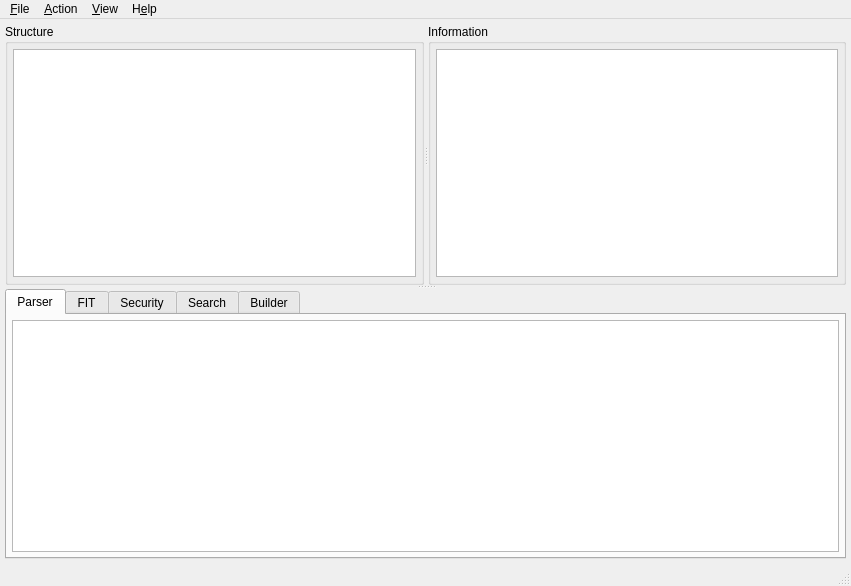
<?xml version="1.0" encoding="UTF-8"?>
<ui version="4.0">
 <class>UEFITool</class>
 <widget class="QMainWindow" name="UEFITool">
  <property name="geometry">
   <rect>
    <x>0</x>
    <y>0</y>
    <width>851</width>
    <height>586</height>
   </rect>
  </property>
  <property name="sizePolicy">
   <sizepolicy hsizetype="Expanding" vsizetype="Expanding">
    <horstretch>0</horstretch>
    <verstretch>0</verstretch>
   </sizepolicy>
  </property>
  <property name="acceptDrops">
   <bool>true</bool>
  </property>
  <property name="windowTitle">
   <string>UEFITool</string>
  </property>
  <widget class="QWidget" name="centralWidget">
   <property name="sizePolicy">
    <sizepolicy hsizetype="Expanding" vsizetype="Expanding">
     <horstretch>0</horstretch>
     <verstretch>0</verstretch>
    </sizepolicy>
   </property>
   <layout class="QHBoxLayout" name="horizontalLayout_1">
    <property name="spacing">
     <number>0</number>
    </property>
    <property name="leftMargin">
     <number>5</number>
    </property>
    <property name="topMargin">
     <number>5</number>
    </property>
    <property name="rightMargin">
     <number>5</number>
    </property>
    <property name="bottomMargin">
     <number>5</number>
    </property>
    <item>
     <widget class="QSplitter" name="messagesSplitter">
      <property name="orientation">
       <enum>Qt::Vertical</enum>
      </property>
      <widget class="QSplitter" name="infoSplitter">
       <property name="orientation">
        <enum>Qt::Horizontal</enum>
       </property>
       <widget class="QGroupBox" name="structureGroupBox">
        <property name="title">
         <string>Structure</string>
        </property>
        <layout class="QHBoxLayout" name="horizontalLayout_2">
         <property name="spacing">
          <number>0</number>
         </property>
         <property name="leftMargin">
          <number>5</number>
         </property>
         <property name="topMargin">
          <number>5</number>
         </property>
         <property name="rightMargin">
          <number>5</number>
         </property>
         <property name="bottomMargin">
          <number>5</number>
         </property>
         <item>
          <widget class="QTreeView" name="structureTreeView">
           <property name="sizePolicy">
            <sizepolicy hsizetype="Expanding" vsizetype="Expanding">
             <horstretch>0</horstretch>
             <verstretch>0</verstretch>
            </sizepolicy>
           </property>
           <property name="indentation">
            <number>10</number>
           </property>
           <property name="headerHidden">
            <bool>false</bool>
           </property>
           <attribute name="headerCascadingSectionResizes">
            <bool>true</bool>
           </attribute>
           <attribute name="headerDefaultSectionSize">
            <number>200</number>
           </attribute>
           <attribute name="headerStretchLastSection">
            <bool>true</bool>
           </attribute>
          </widget>
         </item>
        </layout>
       </widget>
       <widget class="QGroupBox" name="infoGroupBox">
        <property name="title">
         <string>Information</string>
        </property>
        <layout class="QHBoxLayout" name="horizontalLayout_3">
         <property name="spacing">
          <number>0</number>
         </property>
         <property name="leftMargin">
          <number>5</number>
         </property>
         <property name="topMargin">
          <number>5</number>
         </property>
         <property name="rightMargin">
          <number>5</number>
         </property>
         <property name="bottomMargin">
          <number>5</number>
         </property>
         <item>
          <widget class="QPlainTextEdit" name="infoEdit">
           <property name="acceptDrops">
            <bool>false</bool>
           </property>
           <property name="undoRedoEnabled">
            <bool>false</bool>
           </property>
           <property name="readOnly">
            <bool>true</bool>
           </property>
          </widget>
         </item>
        </layout>
       </widget>
      </widget>
      <widget class="QTabWidget" name="messagesTabWidget">
       <property name="enabled">
        <bool>true</bool>
       </property>
       <property name="currentIndex">
        <number>0</number>
       </property>
       <widget class="QWidget" name="parserTab">
        <attribute name="title">
         <string>Parser</string>
        </attribute>
        <layout class="QHBoxLayout" name="horizontalLayout_4">
         <property name="spacing">
          <number>0</number>
         </property>
         <property name="leftMargin">
          <number>5</number>
         </property>
         <property name="topMargin">
          <number>5</number>
         </property>
         <property name="rightMargin">
          <number>5</number>
         </property>
         <property name="bottomMargin">
          <number>5</number>
         </property>
         <item>
          <widget class="QListWidget" name="parserMessagesListWidget">
           <property name="mouseTracking">
            <bool>true</bool>
           </property>
          </widget>
         </item>
        </layout>
       </widget>
       <widget class="QWidget" name="fitTab">
        <attribute name="title">
         <string>FIT</string>
        </attribute>
        <layout class="QHBoxLayout" name="horizontalLayout_5">
         <property name="spacing">
          <number>0</number>
         </property>
         <property name="leftMargin">
          <number>5</number>
         </property>
         <property name="topMargin">
          <number>5</number>
         </property>
         <property name="rightMargin">
          <number>5</number>
         </property>
         <property name="bottomMargin">
          <number>5</number>
         </property>
         <item>
          <widget class="QSplitter" name="splitter">
           <property name="orientation">
            <enum>Qt::Horizontal</enum>
           </property>
           <widget class="QTableWidget" name="fitTableWidget"/>
          </widget>
         </item>
        </layout>
       </widget>
       <widget class="QWidget" name="securityTab">
        <property name="enabled">
         <bool>true</bool>
        </property>
        <attribute name="title">
         <string>Security</string>
        </attribute>
        <layout class="QHBoxLayout" name="horizontalLayout">
         <property name="spacing">
          <number>0</number>
         </property>
         <property name="leftMargin">
          <number>5</number>
         </property>
         <property name="topMargin">
          <number>5</number>
         </property>
         <property name="rightMargin">
          <number>5</number>
         </property>
         <property name="bottomMargin">
          <number>5</number>
         </property>
         <item>
          <widget class="QPlainTextEdit" name="securityEdit">
           <property name="acceptDrops">
            <bool>false</bool>
           </property>
           <property name="undoRedoEnabled">
            <bool>false</bool>
           </property>
           <property name="readOnly">
            <bool>true</bool>
           </property>
          </widget>
         </item>
        </layout>
       </widget>
       <widget class="QWidget" name="finderTab">
        <attribute name="title">
         <string>Search</string>
        </attribute>
        <layout class="QHBoxLayout" name="horizontalLayout_6">
         <property name="spacing">
          <number>0</number>
         </property>
         <property name="leftMargin">
          <number>5</number>
         </property>
         <property name="topMargin">
          <number>5</number>
         </property>
         <property name="rightMargin">
          <number>5</number>
         </property>
         <property name="bottomMargin">
          <number>5</number>
         </property>
         <item>
          <widget class="QListWidget" name="finderMessagesListWidget">
           <property name="mouseTracking">
            <bool>true</bool>
           </property>
          </widget>
         </item>
        </layout>
       </widget>
       <widget class="QWidget" name="builderTab">
        <attribute name="title">
         <string>Builder</string>
        </attribute>
        <layout class="QHBoxLayout" name="horizontalLayout_7">
         <property name="spacing">
          <number>0</number>
         </property>
         <property name="leftMargin">
          <number>5</number>
         </property>
         <property name="topMargin">
          <number>5</number>
         </property>
         <property name="rightMargin">
          <number>5</number>
         </property>
         <property name="bottomMargin">
          <number>5</number>
         </property>
         <item>
          <widget class="QListWidget" name="builderMessagesListWidget">
           <property name="mouseTracking">
            <bool>true</bool>
           </property>
          </widget>
         </item>
        </layout>
       </widget>
      </widget>
     </widget>
    </item>
   </layout>
  </widget>
  <widget class="QStatusBar" name="statusBar"/>
  <widget class="QMenuBar" name="menuBar">
   <property name="geometry">
    <rect>
     <x>0</x>
     <y>0</y>
     <width>851</width>
     <height>31</height>
    </rect>
   </property>
   <widget class="QMenu" name="menuFile">
    <property name="title">
     <string>&amp;File</string>
    </property>
    <addaction name="actionOpenImageFile"/>
    <addaction name="actionOpenImageFileInNewWindow"/>
    <addaction name="actionSaveImageFile"/>
    <addaction name="separator"/>
    <addaction name="actionGenerateReport"/>
    <addaction name="separator"/>
    <addaction name="actionLoadGuidDatabase"/>
    <addaction name="actionLoadDefaultGuidDatabase"/>
    <addaction name="actionUnloadGuidDatabase"/>
    <addaction name="actionExportDiscoveredGuids"/>
    <addaction name="separator"/>
    <addaction name="actionQuit"/>
   </widget>
   <widget class="QMenu" name="menuHelp">
    <property name="title">
     <string>H&amp;elp</string>
    </property>
    <addaction name="actionAbout"/>
    <addaction name="actionAboutQt"/>
   </widget>
   <widget class="QMenu" name="menuAction">
    <property name="title">
     <string>&amp;Action</string>
    </property>
    <widget class="QMenu" name="menuCapsuleActions">
     <property name="enabled">
      <bool>false</bool>
     </property>
     <property name="title">
      <string>&amp;Capsule</string>
     </property>
     <addaction name="actionHexView"/>
     <addaction name="actionBodyHexView"/>
     <addaction name="actionUncompressedHexView"/>
     <addaction name="separator"/>
     <addaction name="actionExtract"/>
     <addaction name="actionExtractBody"/>
    </widget>
    <widget class="QMenu" name="menuImageActions">
     <property name="enabled">
      <bool>false</bool>
     </property>
     <property name="title">
      <string>&amp;Image</string>
     </property>
     <addaction name="actionHexView"/>
     <addaction name="separator"/>
     <addaction name="actionExtract"/>
    </widget>
    <widget class="QMenu" name="menuRegionActions">
     <property name="enabled">
      <bool>false</bool>
     </property>
     <property name="title">
      <string>&amp;Region</string>
     </property>
     <addaction name="actionHexView"/>
     <addaction name="separator"/>
     <addaction name="actionExtract"/>
     <addaction name="separator"/>
     <addaction name="actionRebuild"/>
     <addaction name="separator"/>
     <addaction name="actionReplace"/>
    </widget>
    <widget class="QMenu" name="menuPaddingActions">
     <property name="enabled">
      <bool>false</bool>
     </property>
     <property name="title">
      <string>&amp;Padding</string>
     </property>
     <addaction name="actionHexView"/>
     <addaction name="separator"/>
     <addaction name="actionExtract"/>
    </widget>
    <widget class="QMenu" name="menuVolumeActions">
     <property name="enabled">
      <bool>false</bool>
     </property>
     <property name="title">
      <string>&amp;Volume</string>
     </property>
     <addaction name="actionHexView"/>
     <addaction name="actionBodyHexView"/>
     <addaction name="actionUncompressedHexView"/>
     <addaction name="separator"/>
     <addaction name="actionExtract"/>
     <addaction name="actionExtractBody"/>
     <addaction name="separator"/>
     <addaction name="actionRebuild"/>
     <addaction name="separator"/>
     <addaction name="actionInsertInto"/>
     <addaction name="separator"/>
     <addaction name="actionReplace"/>
     <addaction name="actionReplaceBody"/>
    </widget>
    <widget class="QMenu" name="menuFileActions">
     <property name="enabled">
      <bool>false</bool>
     </property>
     <property name="title">
      <string>&amp;File</string>
     </property>
     <addaction name="actionHexView"/>
     <addaction name="actionBodyHexView"/>
     <addaction name="actionUncompressedHexView"/>
     <addaction name="separator"/>
     <addaction name="actionExtract"/>
     <addaction name="actionExtractBody"/>
     <addaction name="separator"/>
     <addaction name="actionRebuild"/>
     <addaction name="separator"/>
     <addaction name="actionInsertInto"/>
     <addaction name="actionInsertBefore"/>
     <addaction name="actionInsertAfter"/>
     <addaction name="separator"/>
     <addaction name="actionReplace"/>
     <addaction name="actionReplaceBody"/>
     <addaction name="separator"/>
     <addaction name="actionRemove"/>
    </widget>
    <widget class="QMenu" name="menuSectionActions">
     <property name="enabled">
      <bool>false</bool>
     </property>
     <property name="title">
      <string>&amp;Section</string>
     </property>
     <addaction name="actionHexView"/>
     <addaction name="actionBodyHexView"/>
     <addaction name="actionUncompressedHexView"/>
     <addaction name="separator"/>
     <addaction name="actionExtract"/>
     <addaction name="actionExtractBody"/>
     <addaction name="actionExtractBodyUncompressed"/>
     <addaction name="separator"/>
     <addaction name="actionRebuild"/>
     <addaction name="separator"/>
     <addaction name="actionInsertInto"/>
     <addaction name="actionInsertBefore"/>
     <addaction name="actionInsertAfter"/>
     <addaction name="separator"/>
     <addaction name="actionReplace"/>
     <addaction name="actionReplaceBody"/>
     <addaction name="separator"/>
     <addaction name="actionRemove"/>
    </widget>
    <widget class="QMenu" name="menuMessageActions">
     <property name="enabled">
      <bool>false</bool>
     </property>
     <property name="title">
      <string>&amp;Messages</string>
     </property>
     <addaction name="actionMessagesCopy"/>
     <addaction name="actionMessagesCopyAll"/>
     <addaction name="separator"/>
     <addaction name="actionMessagesClear"/>
    </widget>
    <widget class="QMenu" name="menuEntryActions">
     <property name="enabled">
      <bool>false</bool>
     </property>
     <property name="title">
      <string>&amp;Entry</string>
     </property>
     <addaction name="actionHexView"/>
     <addaction name="actionBodyHexView"/>
     <addaction name="actionUncompressedHexView"/>
     <addaction name="separator"/>
     <addaction name="actionGoToData"/>
     <addaction name="separator"/>
     <addaction name="actionExtract"/>
     <addaction name="actionExtractBody"/>
     <addaction name="separator"/>
     <addaction name="actionInsertBefore"/>
     <addaction name="actionInsertAfter"/>
     <addaction name="separator"/>
     <addaction name="actionRebuild"/>
     <addaction name="separator"/>
     <addaction name="actionReplace"/>
     <addaction name="actionReplaceBody"/>
     <addaction name="separator"/>
     <addaction name="actionRemove"/>
    </widget>
    <widget class="QMenu" name="menuStoreActions">
     <property name="enabled">
      <bool>false</bool>
     </property>
     <property name="title">
      <string>S&amp;tore</string>
     </property>
     <addaction name="actionHexView"/>
     <addaction name="actionBodyHexView"/>
     <addaction name="actionUncompressedHexView"/>
     <addaction name="separator"/>
     <addaction name="actionExtract"/>
     <addaction name="actionExtractBody"/>
     <addaction name="separator"/>
     <addaction name="actionInsertInto"/>
     <addaction name="actionInsertBefore"/>
     <addaction name="actionInsertAfter"/>
     <addaction name="separator"/>
     <addaction name="actionRebuild"/>
     <addaction name="separator"/>
     <addaction name="actionReplace"/>
     <addaction name="actionReplaceBody"/>
    </widget>
    <addaction name="actionGoToBase"/>
    <addaction name="actionGoToAddress"/>
    <addaction name="actionSearch"/>
    <addaction name="separator"/>
    <addaction name="menuCapsuleActions"/>
    <addaction name="menuImageActions"/>
    <addaction name="menuRegionActions"/>
    <addaction name="menuPaddingActions"/>
    <addaction name="menuVolumeActions"/>
    <addaction name="menuFileActions"/>
    <addaction name="menuSectionActions"/>
    <addaction name="separator"/>
    <addaction name="menuStoreActions"/>
    <addaction name="menuEntryActions"/>
    <addaction name="separator"/>
    <addaction name="menuMessageActions"/>
   </widget>
   <widget class="QMenu" name="menuView">
    <property name="title">
     <string>&amp;View</string>
    </property>
    <addaction name="actionToggleBootGuardMarking"/>
   </widget>
   <addaction name="menuFile"/>
   <addaction name="menuAction"/>
   <addaction name="menuView"/>
   <addaction name="menuHelp"/>
  </widget>
  <action name="actionInsertAfter">
   <property name="enabled">
    <bool>false</bool>
   </property>
   <property name="text">
    <string>Insert &amp;after...</string>
   </property>
   <property name="toolTip">
    <string>Insert an object from file after selected object</string>
   </property>
   <property name="shortcut">
    <string>Ctrl+Shift+I</string>
   </property>
  </action>
  <action name="actionInsertBefore">
   <property name="enabled">
    <bool>false</bool>
   </property>
   <property name="text">
    <string>Insert b&amp;efore...</string>
   </property>
   <property name="toolTip">
    <string>Insert object from file before selected object</string>
   </property>
   <property name="shortcut">
    <string>Ctrl+Alt+I</string>
   </property>
  </action>
  <action name="actionReplace">
   <property name="enabled">
    <bool>true</bool>
   </property>
   <property name="text">
    <string>Rep&amp;lace as is...</string>
   </property>
   <property name="toolTip">
    <string>Replace selected object as is with an object from file</string>
   </property>
   <property name="shortcut">
    <string>Ctrl+R</string>
   </property>
  </action>
  <action name="actionExtract">
   <property name="enabled">
    <bool>false</bool>
   </property>
   <property name="text">
    <string>E&amp;xtract as is...</string>
   </property>
   <property name="toolTip">
    <string>Extract selected object as is to file</string>
   </property>
   <property name="shortcut">
    <string>Ctrl+E</string>
   </property>
  </action>
  <action name="actionExtractBody">
   <property name="enabled">
    <bool>false</bool>
   </property>
   <property name="text">
    <string>Extract &amp;body...</string>
   </property>
   <property name="toolTip">
    <string>Extract body of selected object to file</string>
   </property>
   <property name="shortcut">
    <string>Ctrl+Shift+E</string>
   </property>
  </action>
  <action name="actionRemove">
   <property name="enabled">
    <bool>false</bool>
   </property>
   <property name="text">
    <string>Re&amp;move</string>
   </property>
   <property name="toolTip">
    <string>Remove selected object</string>
   </property>
   <property name="shortcut">
    <string>Ctrl+Del</string>
   </property>
  </action>
  <action name="actionOpenImageFile">
   <property name="text">
    <string>&amp;Open image file...</string>
   </property>
   <property name="toolTip">
    <string>Open image file</string>
   </property>
   <property name="shortcut">
    <string>Ctrl+O</string>
   </property>
  </action>
  <action name="actionInsertInto">
   <property name="enabled">
    <bool>false</bool>
   </property>
   <property name="text">
    <string>Insert &amp;into...</string>
   </property>
   <property name="toolTip">
    <string>Insert object from file into selected object</string>
   </property>
   <property name="shortcut">
    <string>Ctrl+I</string>
   </property>
  </action>
  <action name="actionSaveImageFile">
   <property name="enabled">
    <bool>false</bool>
   </property>
   <property name="text">
    <string>&amp;Save image file...</string>
   </property>
   <property name="toolTip">
    <string>Save modified image file</string>
   </property>
   <property name="shortcut">
    <string>Ctrl+S</string>
   </property>
  </action>
  <action name="actionRebuild">
   <property name="enabled">
    <bool>false</bool>
   </property>
   <property name="text">
    <string>&amp;Rebuild</string>
   </property>
   <property name="toolTip">
    <string>Rebuild selected object</string>
   </property>
   <property name="shortcut">
    <string>Ctrl+Space</string>
   </property>
  </action>
  <action name="actionAbout">
   <property name="text">
    <string>&amp;About UEFITool</string>
   </property>
   <property name="shortcut">
    <string>F1</string>
   </property>
   <property name="menuRole">
    <enum>QAction::AboutRole</enum>
   </property>
  </action>
  <action name="actionAboutQt">
   <property name="text">
    <string>About &amp;Qt</string>
   </property>
   <property name="shortcut">
    <string>Shift+F1</string>
   </property>
   <property name="menuRole">
    <enum>QAction::AboutQtRole</enum>
   </property>
  </action>
  <action name="actionQuit">
   <property name="text">
    <string>&amp;Quit</string>
   </property>
   <property name="shortcut">
    <string>Alt+X</string>
   </property>
   <property name="menuRole">
    <enum>QAction::QuitRole</enum>
   </property>
  </action>
  <action name="actionSearch">
   <property name="enabled">
    <bool>false</bool>
   </property>
   <property name="text">
    <string>Searc&amp;h...</string>
   </property>
   <property name="shortcut">
    <string>Ctrl+F</string>
   </property>
  </action>
  <action name="actionMessagesClear">
   <property name="enabled">
    <bool>false</bool>
   </property>
   <property name="text">
    <string>Clea&amp;r</string>
   </property>
   <property name="toolTip">
    <string>Clear messages</string>
   </property>
   <property name="shortcut">
    <string>Ctrl+Backspace</string>
   </property>
  </action>
  <action name="actionReplaceBody">
   <property name="enabled">
    <bool>true</bool>
   </property>
   <property name="text">
    <string>Replace b&amp;ody...</string>
   </property>
   <property name="toolTip">
    <string>Replace body of selected object with a data from file</string>
   </property>
   <property name="shortcut">
    <string>Ctrl+Shift+R</string>
   </property>
  </action>
  <action name="actionMessagesCopy">
   <property name="enabled">
    <bool>false</bool>
   </property>
   <property name="text">
    <string>&amp;Copy</string>
   </property>
   <property name="shortcut">
    <string>Ctrl+Shift+C</string>
   </property>
  </action>
  <action name="actionMessagesCopyAll">
   <property name="enabled">
    <bool>false</bool>
   </property>
   <property name="text">
    <string>Copy &amp;all</string>
   </property>
   <property name="shortcut">
    <string>Ctrl+Alt+C</string>
   </property>
  </action>
  <action name="actionOpenImageFileInNewWindow">
   <property name="text">
    <string>O&amp;pen image file in new window...</string>
   </property>
   <property name="shortcut">
    <string>Ctrl+Shift+O</string>
   </property>
  </action>
  <action name="actionExtractBodyUncompressed">
   <property name="enabled">
    <bool>false</bool>
   </property>
   <property name="text">
    <string>Extract body &amp;uncompressed...</string>
   </property>
   <property name="toolTip">
    <string>Uncompress and extract body of selected object to file</string>
   </property>
   <property name="shortcut">
    <string>Ctrl+Alt+E</string>
   </property>
  </action>
  <action name="actionGoToData">
   <property name="enabled">
    <bool>false</bool>
   </property>
   <property name="text">
    <string>Go &amp;to data</string>
   </property>
   <property name="shortcut">
    <string>Ctrl+T</string>
   </property>
  </action>
  <action name="actionHexView">
   <property name="enabled">
    <bool>false</bool>
   </property>
   <property name="text">
    <string>Hex &amp;view...</string>
   </property>
   <property name="shortcut">
    <string>Ctrl+D</string>
   </property>
  </action>
  <action name="actionGoToBase">
   <property name="enabled">
    <bool>false</bool>
   </property>
   <property name="text">
    <string>&amp;Select item at base...</string>
   </property>
   <property name="shortcut">
    <string>Ctrl+G</string>
   </property>
  </action>
  <action name="actionBodyHexView">
   <property name="enabled">
    <bool>false</bool>
   </property>
   <property name="text">
    <string>Body hex vie&amp;w...</string>
   </property>
   <property name="shortcut">
    <string>Ctrl+Shift+D</string>
   </property>
  </action>
  <action name="actionUncompressedHexView">
   <property name="enabled">
    <bool>false</bool>
   </property>
   <property name="text">
    <string>Un&amp;compressed hex view...</string>
   </property>
   <property name="shortcut">
    <string>Ctrl+Alt+D</string>
   </property>
  </action>
  <action name="actionLoadGuidDatabase">
   <property name="text">
    <string>Load &amp;GUID database...</string>
   </property>
   <property name="shortcut">
    <string>Ctrl+Alt+G</string>
   </property>
  </action>
  <action name="actionGoToAddress">
   <property name="enabled">
    <bool>false</bool>
   </property>
   <property name="text">
    <string>Select item at &amp;address...</string>
   </property>
   <property name="shortcut">
    <string>Ctrl+Shift+G</string>
   </property>
  </action>
  <action name="actionToggleBootGuardMarking">
   <property name="checkable">
    <bool>true</bool>
   </property>
   <property name="checked">
    <bool>true</bool>
   </property>
   <property name="text">
    <string>BootGuard &amp;markings</string>
   </property>
   <property name="shortcut">
    <string>Ctrl+Shift+B</string>
   </property>
  </action>
  <action name="actionGenerateReport">
   <property name="enabled">
    <bool>false</bool>
   </property>
   <property name="text">
    <string>Generate &amp;report...</string>
   </property>
   <property name="toolTip">
    <string>Generate report</string>
   </property>
   <property name="shortcut">
    <string>Ctrl+Alt+R</string>
   </property>
  </action>
  <action name="actionUnloadGuidDatabase">
   <property name="text">
    <string>&amp;Unload GUID database</string>
   </property>
   <property name="shortcut">
    <string>Ctrl+Alt+U</string>
   </property>
  </action>
  <action name="actionLoadDefaultGuidDatabase">
   <property name="text">
    <string>Load &amp;default GUID database</string>
   </property>
   <property name="shortcut">
    <string>Ctrl+Alt+D</string>
   </property>
  </action>
  <action name="actionExportDiscoveredGuids">
   <property name="enabled">
    <bool>false</bool>
   </property>
   <property name="text">
    <string>&amp;Export discovered GUIDs...</string>
   </property>
   <property name="shortcut">
    <string>Ctrl+Alt+E</string>
   </property>
  </action>
 </widget>
 <layoutdefault spacing="6" margin="11"/>
 <resources/>
 <connections/>
</ui>
